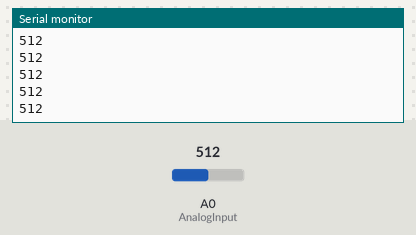
A sketch run on a simulated Arduino Uno, built with avr-gcc and run on an emulated ATmega328P. On the bench: the last lines printed to the serial monitor. Inputs (shaded band) come from the test bench; at power-on: A0 (AnalogInput) = 512.

Above: at 1.2 s.
1.3 s: A0 (AnalogInput) set to 716
At 2.0 s:
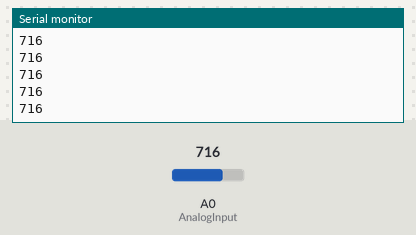
2.8 s: A0 (AnalogInput) set to 900
At 3.3 s:
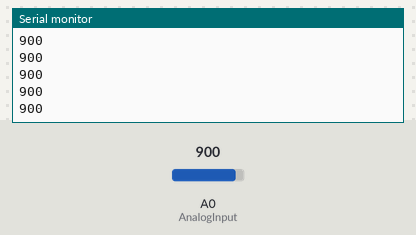
Timing chart, 0 to 5.8 s (numbered marks = the images above; inputs shaded):
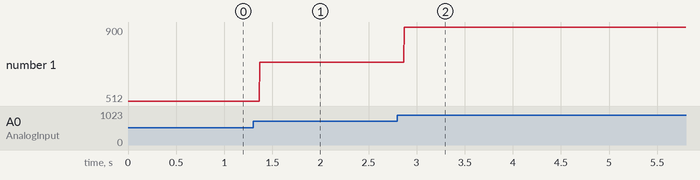

Measured:
- after the input at 1.3 s, the serial monitor: prints a new line after 0.07 s (image 1)
- after the input at 2.8 s, the serial monitor: prints a new line after 0.07 s (image 2)
- plotted number 1: 512 → 716 after the input at 1.3 s, 716 → 900 after the input at 2.8 s

The sketch:

Analog_Read_and_Print.ino
```cpp
int AnalogInput=A0; //put your Analog Input pin no here


void setup() {
  pinMode(AnalogInput,INPUT); //Initialise pin AnalogInput as input

  Serial.begin(9600); //Initialise serial communication at 9600 baud
}

int analogValue;
void loop() {
  analogValue=analogRead(AnalogInput);  //Read analog value from AnalogInput pin and save it to AnalogInput
  Serial.println(analogValue);  //pint the value on Serial
}
```
